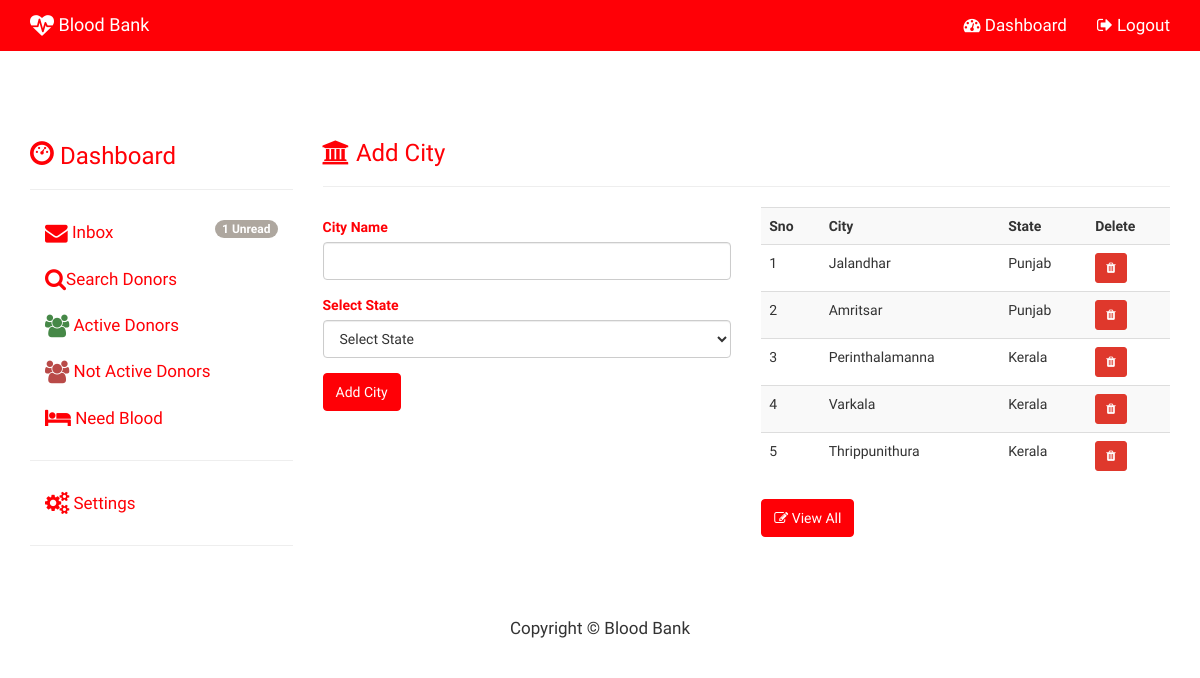
The app's page /Blood_Bank/admin_city.php (signed in) with its own data.
### tables this page shows
CREATE TABLE IF NOT EXISTS `city` (
  `CITY_ID` int(11) NOT NULL AUTO_INCREMENT,
  `STATE_ID` int(11) NOT NULL,
  `CITY_NAME` varchar(150) NOT NULL,
  PRIMARY KEY (`CITY_ID`)
);

CREATE TABLE IF NOT EXISTS `state` (
  `STATE_ID` int(11) NOT NULL AUTO_INCREMENT,
  `STATE_NAME` varchar(150) NOT NULL,
  `COUNTRY_ID` int(11) NOT NULL,
  PRIMARY KEY (`STATE_ID`)
);

### Blood_Bank/admin_city.php (the view, shortened to what this page needs)
<?php
include("config.php");
?>
<!DOCTYPE html>
<html lang="en">
	<head>
			<?php include("admin_head.php");?>
	</head>
	<body>
<?php include("admin_topnav.php"); ?>
<div class="container" style="margin-top:70px;">
	<div class="row">
		<div class="col-sm-3">
			<?php include("admin_side_nav.php");?>
		</div>
		<div class="col-sm-9" >
			<h3 class='text-primary'><i class="fa fa-bank"></i> Add City </h3><hr>
			<div class="row">
				<div class="col-md-6">
					<form role="form" action="admin_city.php" method="post">
						<div class="form-group text-primary">
							<label for="City">City Name</label>
							<input id="City" required type="text" class="form-control" name="cityname">
						</div>
						<div class="form-group text-primary">
							<label for="state">Select State</label>
							<select name="statename" required class="form-control">
								<option value="">Select State</option>
							</select>
						</div>
						<div class="form-group">
							<input type="submit" class="btn btn-primary" name='city_submit' value="Add City">
						</div>
					</form>
				</div>
				<div class="col-md-6">
					<?php
						$sql="Select city.CITY_NAME, state.STATE_NAME, city.CITY_ID
From state Inner Join
  city On city.STATE_ID = state.STATE_ID  ORDER BY city.CITY_ID DESC  LIMIT 0,5";
						$result=$con->query($sql);
						if($result->num_rows>0)
						{
								echo "<table class='table table-striped' >";
									echo "<tr>
											<th>Sno</th>
											<th>City</th>
											<th>State</th>
											<th>Delete</th>
										</tr>";
										$i=0;
										while($row=$result->fetch_assoc())
										{
											$i++;
											echo"<tr>";
												echo "<td>$i</td>";
												echo "<td>".$row["CITY_NAME"]."</td>";
												echo "<td>".$row["STATE_NAME"]."</td>";
												echo "<td><a href='admin_del_city.php?id=".$row["CITY_ID"]."' class='btn btn-danger btn-sm'><i class='fa fa-trash'></i></a></td>";
											echo"</tr>";
										}
								echo "</table>";
						}
					?>
					<a href='admin_view_city.php' class='btn btn-primary'><i class='fa fa-edit'></i> View All</a>
				</div>
			</div>
		</div>
	</div>
</div>
	 <?php include("admin_footer.php"); ?>
	</body>
</html>

### Blood_Bank/css/modern-business.css (style rules this page uses)
html, body { height: 100%; }
body { padding-top: 50px; }
.navbar-default,.panel-heading,.btn-primary { background-color:#ff0006 !important; border-color:#ff0006 !important; }
.text-primary { color:#ff0006 !important; }

### records on screen
city: CITY_NAME "Jalandhar", STATE_ID.STATE_NAME "Punjab"
city: CITY_NAME "Amritsar", STATE_ID.STATE_NAME "Punjab"
city: CITY_NAME "Perinthalamanna", STATE_ID.STATE_NAME "Kerala"
city: CITY_NAME "Varkala", STATE_ID.STATE_NAME "Kerala"
city: CITY_NAME "Thrippunithura", STATE_ID.STATE_NAME "Kerala"

### other values on screen
$n "1"
